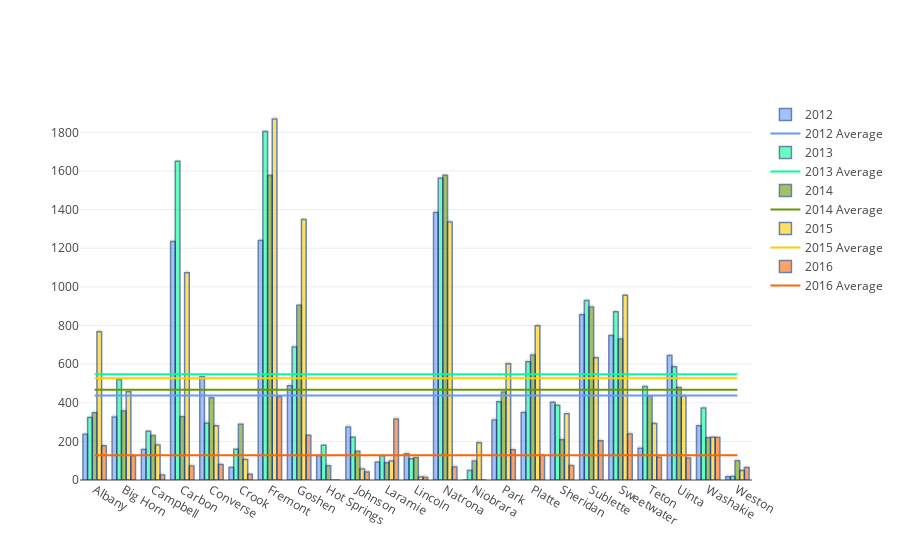

Source (notebook cell):
### Code cell
display(HTML('<h2>School Discipline Rates Across All Counties {}-{}</h2>'.format(BEGIN_YEAR,END_YEAR)))
display(HTML("""
<p>
The graph below shows the number of educational discipline events(excluding in-school suspension) for each county
for the time period between {}-{}. Each county is represented along the x-axis, with 5 vertical bars for each 
county representing the educational discipline rate of that county for a particular year(vertical bars are 
color coded in the legen on the right). This discipline rate is calculated as the number of incidents 
per 10,000 residents.The horizontal lines across the graph represent the average discipline rate for the
entire state for a particular year(also color coded to correspond with year).
</p>
""".format(BEGIN_YEAR,END_YEAR)))

data = generate_rate_data_obj(school_county_rates,BEGIN_YEAR,END_YEAR)
pl.offline.iplot(data, filename='county school rates over 5 years')

### Figure 1 — Plotly figure (JSON) as saved in the notebook; plotly's stock layout.template omitted (floating-point values rounded to 4 significant figures)
{"data": [{"marker": {"color": "#6699ff", "line": {"color": "rgb(8,48,107)", "width": 1.5}}, "name": "2012", "opacity": 0.6, "text": "2012", "textposition": "auto", "type": "bar", "uid": "ae67657c-b5f9-11e8-a737-e82aea1df894", "x": ["Albany", "Big Horn", "Campbell", "Carbon", "Converse", "Crook", "Fremont", "Goshen", "Hot Springs", "Johnson", "Laramie", "Lincoln", "Natrona", "Niobrara", "Park", "Platte", "Sheridan", "Sublette", "Sweetwater", "Teton", "Uinta", "Washakie", "Weston"], "y": [236.6, 325.9, 158.2, 1235.0, 534.8, 64.31, 1240.0, 487.8, 125.6, 274.2, 91.54, 136.1, 1385.0, 0, 310.2, 349.2, 402.4, 855.6, 747.8, 164.8, 644.5, 281.4, 16.92]}, {"marker": {"color": "#6699ff", "line": {"color": "rgb(8,48,107)", "width": 1.5}}, "name": "2012 Average", "type": "scatter", "uid": "ae67657d-b5f9-11e8-a737-e82aea1df894", "x": ["Albany", "Big Horn", "Campbell", "Carbon", "Converse", "Crook", "Fremont", "Goshen", "Hot Springs", "Johnson", "Laramie", "Lincoln", "Natrona", "Niobrara", "Park", "Platte", "Sheridan", "Sublette", "Sweetwater", "Teton", "Uinta", "Washakie", "Weston"], "y": [437.7, 437.7, 437.7, 437.7, 437.7, 437.7, 437.7, 437.7, 437.7, 437.7, 437.7, 437.7, 437.7, 437.7, 437.7, 437.7, 437.7, 437.7, 437.7, 437.7, 437.7, 437.7, 437.7]}, {"marker": {"color": "#00ff99", "line": {"color": "rgb(8,48,107)", "width": 1.5}}, "name": "2013", "opacity": 0.6, "text": "2013", "textposition": "auto", "type": "bar", "uid": "ae67657e-b5f9-11e8-a737-e82aea1df894", "x": ["Albany", "Big Horn", "Campbell", "Carbon", "Converse", "Crook", "Fremont", "Goshen", "Hot Springs", "Johnson", "Laramie", "Lincoln", "Natrona", "Niobrara", "Park", "Platte", "Sheridan", "Sublette", "Sweetwater", "Teton", "Uinta", "Washakie", "Weston"], "y": [323.7, 519.9, 252.6, 1650.0, 294.3, 159.0, 1804.0, 688.4, 179.5, 221.2, 126.2, 109.7, 1562.0, 49.02, 404.6, 612.0, 386.5, 929.2, 871.7, 483.8, 586.8, 373.0, 17.61]}, {"marker": {"color": "#00ff99", "line": {"color": "rgb(8,48,107)", "width": 1.5}}, "name": "2013 Average", "type": "scatter", "uid": "ae67657f-b5f9-11e8-a737-e82aea1df894", "x": ["Albany", "Big Horn", "Campbell", "Carbon", "Converse", "Crook", "Fremont", "Goshen", "Hot Springs", "Johnson", "Laramie", "Lincoln", "Natrona", "Niobrara", "Park", "Platte", "Sheridan", "Sublette", "Sweetwater", "Teton", "Uinta", "Washakie", "Weston"], "y": [548.0, 548.0, 548.0, 548.0, 548.0, 548.0, 548.0, 548.0, 548.0, 548.0, 548.0, 548.0, 548.0, 548.0, 548.0, 548.0, 548.0, 548.0, 548.0, 548.0, 548.0, 548.0, 548.0]}, {"marker": {"color": "#669900", "line": {"color": "rgb(8,48,107)", "width": 1.5}}, "name": "2014", "opacity": 0.6, "text": "2014", "textposition": "auto", "type": "bar", "uid": "ae676580-b5f9-11e8-a737-e82aea1df894", "x": ["Albany", "Big Horn", "Campbell", "Carbon", "Converse", "Crook", "Fremont", "Goshen", "Hot Springs", "Johnson", "Laramie", "Lincoln", "Natrona", "Niobrara", "Park", "Platte", "Sheridan", "Sublette", "Sweetwater", "Teton", "Uinta", "Washakie", "Weston"], "y": [347.8, 357.7, 230.9, 328.1, 426.3, 288.5, 1577.0, 905.1, 73.35, 148.6, 89.56, 116.6, 1577.0, 98.04, 455.1, 647.3, 208.9, 895.2, 730.5, 433.9, 479.2, 219.4, 99.17]}, {"marker": {"color": "#669900", "line": {"color": "rgb(8,48,107)", "width": 1.5}}, "name": "2014 Average", "type": "scatter", "uid": "ae676581-b5f9-11e8-a737-e82aea1df894", "x": ["Albany", "Big Horn", "Campbell", "Carbon", "Converse", "Crook", "Fremont", "Goshen", "Hot Springs", "Johnson", "Laramie", "Lincoln", "Natrona", "Niobrara", "Park", "Platte", "Sheridan", "Sublette", "Sweetwater", "Teton", "Uinta", "Washakie", "Weston"], "y": [466.7, 466.7, 466.7, 466.7, 466.7, 466.7, 466.7, 466.7, 466.7, 466.7, 466.7, 466.7, 466.7, 466.7, 466.7, 466.7, 466.7, 466.7, 466.7, 466.7, 466.7, 466.7, 466.7]}, {"marker": {"color": "#ffcc00", "line": {"color": "rgb(8,48,107)", "width": 1.5}}, "name": "2015", "opacity": 0.6, "text": "2015", "textposition": "auto", "type": "bar", "uid": "ae676582-b5f9-11e8-a737-e82aea1df894", "x": ["Albany", "Big Horn", "Campbell", "Carbon", "Converse", "Crook", "Fremont", "Goshen", "Hot Springs", "Johnson", "Laramie", "Lincoln", "Natrona", "Niobrara", "Park", "Platte", "Sheridan", "Sublette", "Sweetwater", "Teton", "Uinta", "Washakie", "Weston"], "y": [768.1, 457.1, 181.8, 1073.0, 280.8, 106.5, 1869.0, 1348.0, 0, 57.55, 98.86, 15.23, 1336.0, 192.3, 601.4, 798.9, 342.8, 632.8, 957.0, 292.4, 436.6, 220.9, 49.5]}, {"marker": {"color": "#ffcc00", "line": {"color": "rgb(8,48,107)", "width": 1.5}}, "name": "2015 Average", "type": "scatter", "uid": "ae676583-b5f9-11e8-a737-e82aea1df894", "x": ["Albany", "Big Horn", "Campbell", "Carbon", "Converse", "Crook", "Fremont", "Goshen", "Hot Springs", "Johnson", "Laramie", "Lincoln", "Natrona", "Niobrara", "Park", "Platte", "Sheridan", "Sublette", "Sweetwater", "Teton", "Uinta", "Washakie", "Weston"], "y": [526.8, 526.8, 526.8, 526.8, 526.8, 526.8, 526.8, 526.8, 526.8, 526.8, 526.8, 526.8, 526.8, 526.8, 526.8, 526.8, 526.8, 526.8, 526.8, 526.8, 526.8, 526.8, 526.8]}, {"marker": {"color": "#ff6600", "line": {"color": "rgb(8,48,107)", "width": 1.5}}, "name": "2016", "opacity": 0.6, "text": "2016", "textposition": "auto", "type": "bar", "uid": "ae676584-b5f9-11e8-a737-e82aea1df894", "x": ["Albany", "Big Horn", "Campbell", "Carbon", "Converse", "Crook", "Fremont", "Goshen", "Hot Springs", "Johnson", "Laramie", "Lincoln", "Natrona", "Niobrara", "Park", "Platte", "Sheridan", "Sublette", "Sweetwater", "Teton", "Uinta", "Washakie", "Weston"], "y": [177.9, 125.4, 25.89, 72.36, 80.59, 29.2, 431.7, 231.5, 0, 41.61, 315.9, 14.78, 67.71, 0, 157.1, 127.8, 74.57, 203.4, 238.6, 118.0, 113.8, 220.7, 65.15]}, {"marker": {"color": "#ff6600", "line": {"color": "rgb(8,48,107)", "width": 1.5}}, "name": "2016 Average", "type": "scatter", "uid": "ae676585-b5f9-11e8-a737-e82aea1df894", "x": ["Albany", "Big Horn", "Campbell", "Carbon", "Converse", "Crook", "Fremont", "Goshen", "Hot Springs", "Johnson", "Laramie", "Lincoln", "Natrona", "Niobrara", "Park", "Platte", "Sheridan", "Sublette", "Sweetwater", "Teton", "Uinta", "Washakie", "Weston"], "y": [127.5, 127.5, 127.5, 127.5, 127.5, 127.5, 127.5, 127.5, 127.5, 127.5, 127.5, 127.5, 127.5, 127.5, 127.5, 127.5, 127.5, 127.5, 127.5, 127.5, 127.5, 127.5, 127.5]}], "layout": {}}
